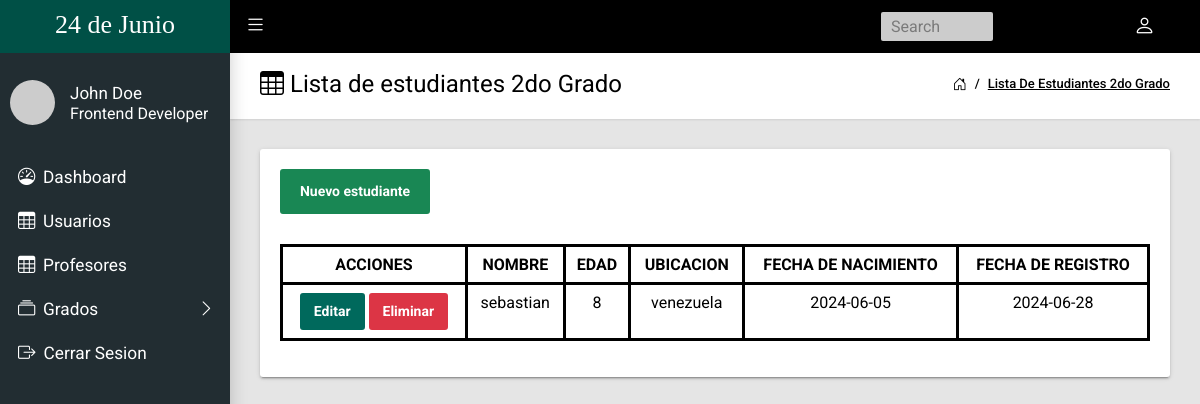
Screenshot of /2do_grado.php with the database file from the repository.
### tables this page shows
CREATE TABLE `estudiantes_segundogrado` (
  `ID` int(11) NOT NULL COMMENT 'ID del estuduante',
  `nombre` text NOT NULL COMMENT 'nombre del usuario',
  `edad` varchar(10) NOT NULL COMMENT 'edad del estudiante',
  `direccion` text NOT NULL COMMENT 'dirección estudiante',
  `fecha_nacimiento` text NOT NULL COMMENT 'fecha de nacimiento',
  `fecha_registro` text NOT NULL COMMENT 'fecha de registro '
);

### 2do_grado.php (the view, shortened to what this page needs)
<?php
require_once 'administrador/Tools/header.php';
require_once 'administrador/Tools/modificar.php';
?>
<main class="app-content">
      <div class="app-title">
        <div>
          <h1><i class="bi bi-table"></i> Lista de estudiantes 2do Grado </h1>
        </div>
        <ul class="app-breadcrumb breadcrumb">
          <li class="breadcrumb-item"><i class="bi bi-house-door fs-6"></i></li>
          <li class="breadcrumb-item"><a href="2do_grado.php">Lista de estudiantes 2do Grado</a></li>
        </ul>
      </div>
      <div class="row">
        <div class="col-md-12">
          <div class="tile">
          <div class="tile-body">
              <div class="table-responsive">
                <table class="table table-hover table-bordered" id="table_usuarios" style="text-align:center">
                <div>
                <button class="btn btn-success" type="button"
                onclick="ModificarUsuario_2doGrado()">Nuevo estudiante</button>
                <thead>
                    <tr>
                      <th>ACCIONES</th>
                      <th>NOMBRE</th>
                      <th>EDAD</th>
                      <th>UBICACION</th>
                      <th>FECHA DE NACIMIENTO</th>
                      <th>FECHA DE REGISTRO</th>
                    </tr>
                  </thead>
                  <tbody>
                    <?php
                      $sql= " SELECT * FROM estudiantes_segundogrado WHERE ID ";
                      $resultado =  mysqli_query($conexion, $sql);
                      while($mostrar = mysqli_fetch_array($resultado)){
                    ?>
                    <tr>
                      <td style="text-align:center">
                      <button href="modificar.php?id=<?=$mostrar['ID']?>" class="btn btn-primary" name="id_modificar" tittle="Editar" onclick=" ModificarUsuario_Admin()">Editar</button>
                      <button href="2do_grado.php?id=<?=$mostrar['ID']?>" class="btn btn-danger" tittle="Eliminar" onclick="advertencia(event)">Eliminar</button>
                      </td>
                      <td><?php echo $mostrar['nombre']?></td>
                      <td><?php echo $mostrar['edad']?></td>
                      <td><?php echo $mostrar['direccion']?></td>
                      <td><?php echo $mostrar['fecha_nacimiento']?></td>
                      <td><?php echo $mostrar['fecha_registro']?></td>
                    </tr>
                    <?php
                      }
                    ?>
                  </tbody>
                </table>
              </div>
            </div>
          </div>
        </div>
    </div>
</main>
<?php
require_once 'administrador/Tools/footer.php';
?>

### administrador/css/style.css (style rules this page uses)
*, *::before, *::after { padding: 0; margin: 0; box-sizing: border-box; }
body { font-family: 'Roboto', sans-serif; }
button { color:#f2f2f2; background: #153744; }

### rows the page displays
estudiantes_segundogrado: nombre "sebastian", edad "8", direccion "venezuela", fecha_nacimiento "2024-06-05", fecha_registro "2024-06-28"
